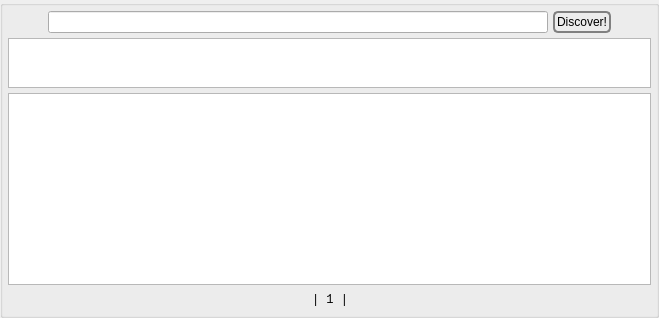
             <widget class="QGroupBox" name="urlsBox">
              <layout class="QVBoxLayout" name="verticalLayout_68">
               <property name="spacing">
                <number>5</number>
               </property>
               <property name="leftMargin">
                <number>5</number>
               </property>
               <property name="topMargin">
                <number>5</number>
               </property>
               <property name="rightMargin">
                <number>5</number>
               </property>
               <property name="bottomMargin">
                <number>5</number>
               </property>
               <item>
                <layout class="QHBoxLayout" name="horizontalLayout_7">
                 <property name="spacing">
                  <number>5</number>
                 </property>
                 <item>
                  <spacer name="horizontalSpacer_4">
                   <property name="orientation">
                    <enum>Qt::Horizontal</enum>
                   </property>
                   <property name="sizeHint" stdset="0">
                    <size>
                     <width>40</width>
                     <height>20</height>
                    </size>
                   </property>
                  </spacer>
                 </item>
                 <item>
                  <widget class="QLineEdit" name="search">
                   <property name="minimumSize">
                    <size>
                     <width>500</width>
                     <height>0</height>
                    </size>
                   </property>
                   <property name="toolTip">
                    <string>Please provide complete keywords.</string>
                   </property>
                  </widget>
                 </item>
                 <item>
                  <widget class="QPushButton" name="discover">
                   <property name="styleSheet">
                    <string notr="true">QPushButton {
 border: 2px solid gray;
 background-color: qlineargradient(x1: 0, y1: 0, x2: 0, y2: 1,
                                   stop: 0 #E0E0E0, stop: 1 #FFFFFF);
 border-radius: 5px;

 padding: 2px;
 }


QPushButton:hover { 
background-color: qlineargradient(x1: 0, y1: 0, x2: 0, y2: 1,
                                   stop: 0 rgb(254,229,172), stop: 1 #FFFFFF);
background-position: top center; } 

QPushButton:pressed {
     background-color: darkgrey;
     border-style: inset;
 }</string>
                   </property>
                   <property name="text">
                    <string>Discover!</string>
                   </property>
                   <property name="icon">
                    <iconset resource="../Icons/icons.qrc">
                     <normaloff>:/nuvola/search.png</normaloff>:/nuvola/search.png</iconset>
                   </property>
                  </widget>
                 </item>
                 <item>
                  <spacer name="horizontalSpacer_5">
                   <property name="orientation">
                    <enum>Qt::Horizontal</enum>
                   </property>
                   <property name="sizeHint" stdset="0">
                    <size>
                     <width>40</width>
                     <height>20</height>
                    </size>
                   </property>
                  </spacer>
                 </item>
                </layout>
               </item>
               <item>
                <widget class="QTextBrowser" name="searchfor">
                 <property name="sizePolicy">
                  <sizepolicy hsizetype="Expanding" vsizetype="Fixed">
                   <horstretch>0</horstretch>
                   <verstretch>0</verstretch>
                  </sizepolicy>
                 </property>
                 <property name="maximumSize">
                  <size>
                   <width>16777215</width>
                   <height>50</height>
                  </size>
                 </property>
                 <property name="font">
                  <font>
                   <family>Monospace</family>
                  </font>
                 </property>
                 <property name="tabChangesFocus">
                  <bool>true</bool>
                 </property>
                 <property name="textInteractionFlags">
                  <set>Qt::LinksAccessibleByKeyboard|Qt::LinksAccessibleByMouse|Qt::TextBrowserInteraction|Qt::TextSelectableByKeyboard|Qt::TextSelectableByMouse</set>
                 </property>
                 <property name="openLinks">
                  <bool>false</bool>
                 </property>
                </widget>
               </item>
               <item>
                <widget class="spoton_textbrowser" name="urls">
                 <property name="font">
                  <font>
                   <family>Monospace</family>
                  </font>
                 </property>
                 <property name="tabChangesFocus">
                  <bool>true</bool>
                 </property>
                 <property name="textInteractionFlags">
                  <set>Qt::LinksAccessibleByKeyboard|Qt::LinksAccessibleByMouse|Qt::TextBrowserInteraction|Qt::TextSelectableByKeyboard|Qt::TextSelectableByMouse</set>
                 </property>
                 <property name="openLinks">
                  <bool>false</bool>
                 </property>
                </widget>
               </item>
               <item>
                <layout class="QHBoxLayout" name="horizontalLayout_16">
                 <property name="spacing">
                  <number>5</number>
                 </property>
                 <item>
                  <spacer name="horizontalSpacer_12">
                   <property name="orientation">
                    <enum>Qt::Horizontal</enum>
                   </property>
                   <property name="sizeHint" stdset="0">
                    <size>
                     <width>40</width>
                     <height>20</height>
                    </size>
                   </property>
                  </spacer>
                 </item>
                 <item>
                  <widget class="QLabel" name="url_pages">
                   <property name="font">
                    <font>
                     <family>Monospace</family>
                    </font>
                   </property>
                   <property name="text">
                    <string>| 1 |</string>
                   </property>
                   <property name="alignment">
                    <set>Qt::AlignCenter</set>
                   </property>
                  </widget>
                 </item>
                 <item>
                  <spacer name="horizontalSpacer_13">
                   <property name="orientation">
                    <enum>Qt::Horizontal</enum>
                   </property>
                   <property name="sizeHint" stdset="0">
                    <size>
                     <width>40</width>
                     <height>20</height>
                    </size>
                   </property>
                  </spacer>
                 </item>
                </layout>
               </item>
              </layout>
             </widget>
